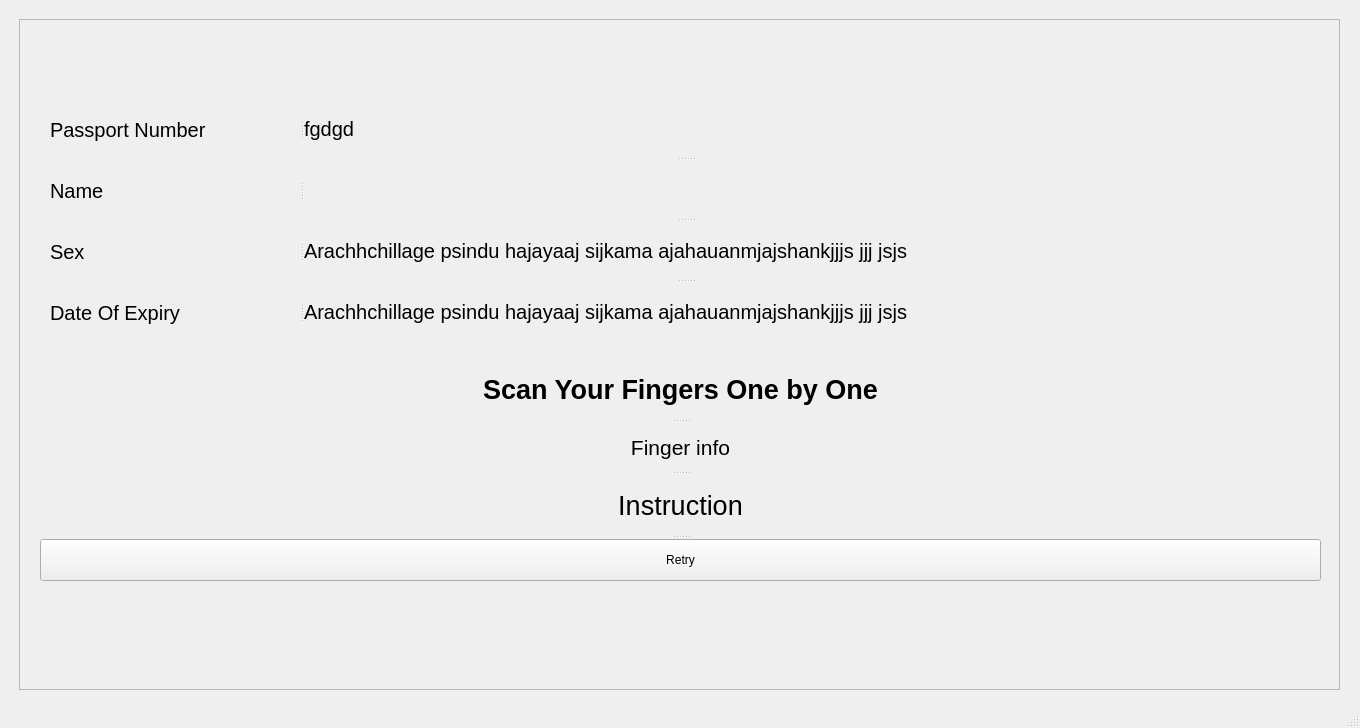
<?xml version="1.0" encoding="UTF-8"?>
<ui version="4.0">
 <class>SecoundWindow</class>
 <widget class="QMainWindow" name="SecoundWindow">
  <property name="geometry">
   <rect>
    <x>0</x>
    <y>0</y>
    <width>1360</width>
    <height>728</height>
   </rect>
  </property>
  <property name="minimumSize">
   <size>
    <width>1360</width>
    <height>728</height>
   </size>
  </property>
  <property name="maximumSize">
   <size>
    <width>1360</width>
    <height>728</height>
   </size>
  </property>
  <property name="windowTitle">
   <string>SecoundWindow</string>
  </property>
  <widget class="QWidget" name="centralwidget">
   <widget class="QSplitter" name="splitter_5">
    <property name="geometry">
     <rect>
      <x>50</x>
      <y>100</y>
      <width>1271</width>
      <height>240</height>
     </rect>
    </property>
    <property name="orientation">
     <enum>Qt::Vertical</enum>
    </property>
    <widget class="QSplitter" name="splitter">
     <property name="orientation">
      <enum>Qt::Horizontal</enum>
     </property>
     <widget class="QLabel" name="label_3">
      <property name="minimumSize">
       <size>
        <width>250</width>
        <height>60</height>
       </size>
      </property>
      <property name="maximumSize">
       <size>
        <width>250</width>
        <height>16777215</height>
       </size>
      </property>
      <property name="font">
       <font>
        <pointsize>15</pointsize>
       </font>
      </property>
      <property name="text">
       <string>Passport Number </string>
      </property>
     </widget>
     <widget class="QLabel" name="label_4">
      <property name="enabled">
       <bool>true</bool>
      </property>
      <property name="maximumSize">
       <size>
        <width>16777215</width>
        <height>60</height>
       </size>
      </property>
      <property name="font">
       <font>
        <pointsize>15</pointsize>
       </font>
      </property>
      <property name="text">
       <string>fgdgd</string>
      </property>
     </widget>
    </widget>
    <widget class="QSplitter" name="splitter_2">
     <property name="orientation">
      <enum>Qt::Horizontal</enum>
     </property>
     <widget class="QLabel" name="label_7">
      <property name="minimumSize">
       <size>
        <width>250</width>
        <height>60</height>
       </size>
      </property>
      <property name="maximumSize">
       <size>
        <width>250</width>
        <height>60</height>
       </size>
      </property>
      <property name="font">
       <font>
        <pointsize>15</pointsize>
       </font>
      </property>
      <property name="text">
       <string>Name</string>
      </property>
     </widget>
     <widget class="QLabel" name="label_8">
      <property name="minimumSize">
       <size>
        <width>1024</width>
        <height>728</height>
       </size>
      </property>
      <property name="maximumSize">
       <size>
        <width>16777215</width>
        <height>60</height>
       </size>
      </property>
      <property name="font">
       <font>
        <pointsize>15</pointsize>
       </font>
      </property>
      <property name="text">
       <string>Arachhchillage psindu hajayaaj sijkama ajahauanmjajshankjjjs jjj jsjs </string>
      </property>
     </widget>
    </widget>
    <widget class="QSplitter" name="splitter_3">
     <property name="orientation">
      <enum>Qt::Horizontal</enum>
     </property>
     <widget class="QLabel" name="label_12">
      <property name="minimumSize">
       <size>
        <width>250</width>
        <height>60</height>
       </size>
      </property>
      <property name="maximumSize">
       <size>
        <width>250</width>
        <height>60</height>
       </size>
      </property>
      <property name="font">
       <font>
        <pointsize>15</pointsize>
       </font>
      </property>
      <property name="text">
       <string>Sex</string>
      </property>
     </widget>
     <widget class="QLabel" name="label_13">
      <property name="maximumSize">
       <size>
        <width>16777215</width>
        <height>60</height>
       </size>
      </property>
      <property name="font">
       <font>
        <pointsize>15</pointsize>
       </font>
      </property>
      <property name="text">
       <string>Arachhchillage psindu hajayaaj sijkama ajahauanmjajshankjjjs jjj jsjs </string>
      </property>
     </widget>
    </widget>
    <widget class="QSplitter" name="splitter_4">
     <property name="orientation">
      <enum>Qt::Horizontal</enum>
     </property>
     <widget class="QLabel" name="label_14">
      <property name="minimumSize">
       <size>
        <width>250</width>
        <height>60</height>
       </size>
      </property>
      <property name="maximumSize">
       <size>
        <width>250</width>
        <height>60</height>
       </size>
      </property>
      <property name="font">
       <font>
        <pointsize>15</pointsize>
       </font>
      </property>
      <property name="text">
       <string>Date Of Expiry</string>
      </property>
     </widget>
     <widget class="QLabel" name="label_15">
      <property name="maximumSize">
       <size>
        <width>16777215</width>
        <height>60</height>
       </size>
      </property>
      <property name="font">
       <font>
        <pointsize>15</pointsize>
       </font>
      </property>
      <property name="text">
       <string>Arachhchillage psindu hajayaaj sijkama ajahauanmjajshankjjjs jjj jsjs </string>
      </property>
     </widget>
    </widget>
   </widget>
   <widget class="QSplitter" name="splitter_6">
    <property name="geometry">
     <rect>
      <x>40</x>
      <y>360</y>
      <width>1281</width>
      <height>221</height>
     </rect>
    </property>
    <property name="orientation">
     <enum>Qt::Vertical</enum>
    </property>
    <widget class="QLabel" name="label_10">
     <property name="font">
      <font>
       <pointsize>20</pointsize>
       <weight>75</weight>
       <bold>true</bold>
      </font>
     </property>
     <property name="text">
      <string>Scan Your Fingers One by One</string>
     </property>
     <property name="alignment">
      <set>Qt::AlignCenter</set>
     </property>
    </widget>
    <widget class="QLabel" name="label_9">
     <property name="font">
      <font>
       <pointsize>16</pointsize>
      </font>
     </property>
     <property name="text">
      <string>Finger info</string>
     </property>
     <property name="alignment">
      <set>Qt::AlignCenter</set>
     </property>
    </widget>
    <widget class="QLabel" name="label_11">
     <property name="font">
      <font>
       <pointsize>20</pointsize>
      </font>
     </property>
     <property name="text">
      <string>Instruction</string>
     </property>
     <property name="alignment">
      <set>Qt::AlignCenter</set>
     </property>
    </widget>
    <widget class="QPushButton" name="pushButton_2">
     <property name="text">
      <string>Retry</string>
     </property>
    </widget>
   </widget>
   <widget class="QFrame" name="frame">
    <property name="geometry">
     <rect>
      <x>19</x>
      <y>19</y>
      <width>1321</width>
      <height>671</height>
     </rect>
    </property>
    <property name="frameShape">
     <enum>QFrame::StyledPanel</enum>
    </property>
    <property name="frameShadow">
     <enum>QFrame::Raised</enum>
    </property>
   </widget>
   <zorder>splitter_6</zorder>
   <zorder>splitter_5</zorder>
   <zorder>frame</zorder>
  </widget>
  <widget class="QMenuBar" name="menubar">
   <property name="geometry">
    <rect>
     <x>0</x>
     <y>0</y>
     <width>1360</width>
     <height>28</height>
    </rect>
   </property>
  </widget>
  <widget class="QStatusBar" name="statusbar"/>
 </widget>
 <resources/>
 <connections/>
</ui>
